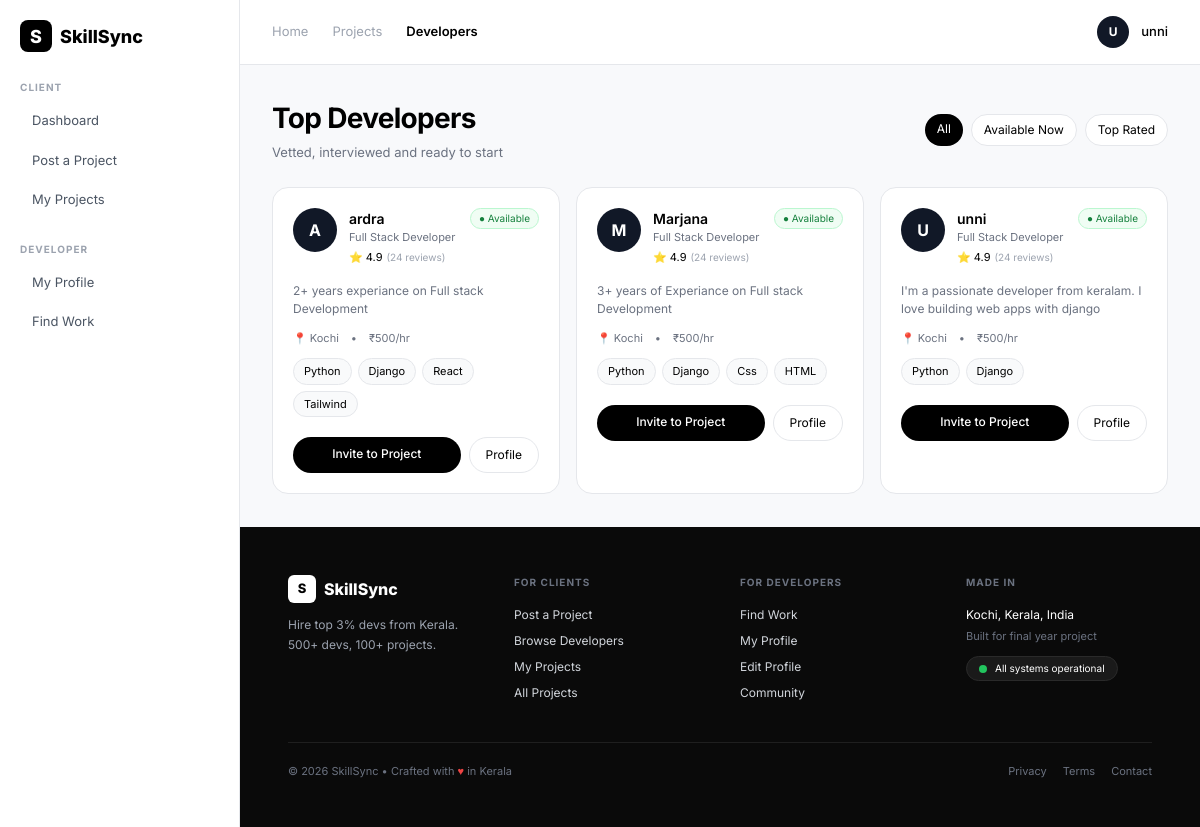
Page /developers/ on the committed database.
### accounts/models.py (models this page shows, shortened)
class UserProfile(models.Model):
    user = models.OneToOneField(User, on_delete=models.CASCADE, related_name='profile')
    role = models.CharField(max_length=20, default='developer')
    title = models.CharField(max_length=100, blank=True, help_text="Eg: Full Stack Developer")
    skills = models.CharField(max_length=500, blank=True, help_text="Eg: Python, Django, React")
    bio = models.TextField(blank=True)
    location = models.CharField(max_length=100, blank=True, default="Kochi, Kerala")
    hourly_rate = models.IntegerField(default=500, help_text="Rate per hour in INR")
    experience = models.IntegerField(default=0, help_text="Years of experience")
    github = models.URLField(blank=True, verbose_name="GitHub URL")
    linkedin = models.URLField(blank=True, verbose_name="LinkedIn URL")
    portfolio = models.URLField(blank=True, verbose_name="Portfolio Website")
    availability = models.BooleanField(default=True)
    profile_pic = models.ImageField(upload_to='profiles/', null=True, blank=True)

### accounts/views.py (the view)
# urls.py: path('developers/', views.developer_list, name='developers'),
def developer_list(request):
    developers = UserProfile.objects.filter(role__iexact='developer')
    for dev in developers:
        dev.skills_list = [s.strip() for s in dev.skills.split(',')] if dev.skills else []
    return render(request, 'accounts/developers.html', {'developers': developers})

### accounts/templates/accounts/developers.html (shortened to what this page needs)
{% load static %}
<!DOCTYPE html>
<html>
<head>
<script src="https://cdn.tailwindcss.com"></script>
</head>
<body class="bg-[#f8f9fb]">
<div class="flex min-h-screen">
  <div class="w-[240px] bg-white border-r border-gray-200 p-5 fixed h-full">
    <div class="flex items-center gap-2 font-extrabold text-[18px]"><div class="w-8 h-8 bg-black text-white rounded-lg flex items-center justify-center">S</div> SkillSync</div>
    <div class="mt-7">
      <p class="text-[10px] text-gray-400 font-bold tracking-widest mb-2">CLIENT</p>
      <a href="{% url 'home' %}" class="flex items-center gap-2 px-3 py-2 rounded-lg text-[13px] text-gray-600 hover:bg-gray-50">Dashboard</a>
      <a href="{% url 'post_a_project' %}" class="flex items-center gap-2 px-3 py-2 text-[13px] text-gray-600 hover:bg-gray-50 mt-1">Post a Project</a>
      <a href="{% url 'my_projects' %}" class="flex items-center gap-2 px-3 py-2 text-[13px] text-gray-600 hover:bg-gray-50 mt-1">My Projects</a>
      <p class="text-[10px] text-gray-400 font-bold tracking-widest mt-6 mb-2">DEVELOPER</p>
      <a href="{% url 'my_profile' %}" class="flex items-center gap-2 px-3 py-2 text-[13px] text-gray-600 hover:bg-gray-50 rounded-lg">My Profile</a>
      <a href="{% url 'project_for_you' %}" class="flex items-center gap-2 px-3 py-2 text-[13px] text-gray-600 hover:bg-gray-50 rounded-lg mt-1">Find Work</a>
    </div>
  </div>
  <div class="flex-1 ml-[240px] flex flex-col min-h-screen">
    <div class="bg-white border-b border-gray-200 px-8 py-4 flex justify-between items-center sticky top-0 z-20">
      <div class="flex gap-6 text-[13px]"><a href="{% url 'home' %}" class="text-gray-400">Home</a><a href="{% url 'projects' %}" class="text-gray-400">Projects</a><span class="font-semibold">Developers</span></div>
      <div class="flex items-center gap-3"><div class="w-8 h-8 rounded-full bg-gray-900 text-white flex items-center justify-center text-xs font-bold">{{ user.username|first|upper|default:"U" }}</div><span class="text-[13px] font-medium">{{ user.username|default:"unni" }}</span></div>
    </div>
    <div class="flex-1 p-8 max-w-[1200px]">
      <div class="flex justify-between items-center mb-6">
        <div><h1 class="text-[28px] font-bold tracking-tight">Top Developers</h1><p class="text-[13px] text-gray-500 mt-1">Vetted, interviewed and ready to start</p></div>
        <div class="flex gap-2"><span class="px-3 py-1.5 bg-black text-white rounded-full text-[12px]">All</span><span class="px-3 py-1.5 bg-white border border-gray-200 rounded-full text-[12px]">Available Now</span><span class="px-3 py-1.5 bg-white border border-gray-200 rounded-full text-[12px]">Top Rated</span></div>
      </div>
      <div class="grid grid-cols-3 gap-4">
        {% for dev in developers %}
        <div class="bg-white p-5 rounded-[16px] border border-gray-200 hover:border-black hover:shadow-md transition-all">
          <div class="flex justify-between">
            <div class="flex gap-3">
              <div class="w-11 h-11 bg-gray-900 text-white rounded-full flex items-center justify-center font-bold">{{ dev.user.username|first|upper }}</div>
              <div><div class="font-semibold text-[14px]">{{ dev.user.username }}</div><div class="text-[11px] text-gray-500">{{ dev.title|default:"Full Stack Developer" }}</div><div class="flex items-center gap-1 mt-1"><span class="text-[11px]">⭐ 4.9</span><span class="text-[10px] text-gray-400">(24 reviews)</span></div></div>
            </div>
            <span class="text-[10px] bg-green-50 text-green-700 border border-green-200 px-2 py-0.5 rounded-full h-fit">● Available</span>
          </div>
          <p class="text-[12px] text-gray-500 mt-4 line-clamp-2">{{ dev.bio|default:"Experienced developer passionate about building scalable products. Worked with 10+ startups."|truncatechars:90 }}</p>
          <div class="flex gap-3 mt-3 text-[11px] text-gray-500">
            <span>📍 Kochi</span><span>•</span><span>₹{{ dev.hourly_rate|default:"600" }}/hr</span>
          </div>
          <div class="flex gap-1.5 mt-3 flex-wrap">
            {% for skill in dev.skills_list|slice:":4" %}
              <span class="text-[11px] bg-gray-50 border border-gray-200 px-2.5 py-1 rounded-full">{{ skill }}</span>
            {% empty %}
              <span class="text-[11px] bg-gray-50 border px-2.5 py-1 rounded-full">Python</span>
              <span class="text-[11px] bg-gray-50 border px-2.5 py-1 rounded-full">Django</span>
              <span class="text-[11px] bg-gray-50 border px-2.5 py-1 rounded-full">React</span>
            {% endfor %}
          </div>
          <div class="flex gap-2 mt-5">
            <a href="{% url 'post_a_project' %}?invite={{ dev.user.id }}" class="flex-1 bg-black text-white text-[12px] py-2 rounded-full font-medium hover:bg-gray-800 text-center">Invite to Project</a>
            <a href="{% url 'developer_detail' dev.id %}" class="px-4 py-2 border border-gray-200 rounded-full text-[12px] hover:bg-gray-50 text-center">Profile</a>
          </div>
        </div>
        {% endfor %}
      </div>
    </div>
    {% include 'accounts/footer.html' %}
  </div>
</div>
</body>
</html>

### accounts/templates/accounts/developers.html (style rules this page uses)
body { font-family:'Inter',sans-serif }

### rows in the picture
UserProfile: user.username|first "A", user.username "ardra", title "Full Stack Developer", bio "2+ years experiance on Full stack Development", hourly_rate "500", skills_list "Python" "Django" "React" "Tailwind"
UserProfile: user.username|first "M", user.username "Marjana", title "Full Stack Developer", bio "3+ years of Experiance on Full stack Development", hourly_rate "500", skills_list "Python" "Django" "Css" "HTML"
UserProfile: user.username|first "U", user.username "unni", title "Full Stack Developer", bio "I'm a passionate developer from keralam. I love building web apps with django", hourly_rate "500", skills_list "Python" "Django"

### other values in the picture
{{ user.username|first|upper|default:"U" }} "U"
{{ user.username|default:"unni" }} "unni"
